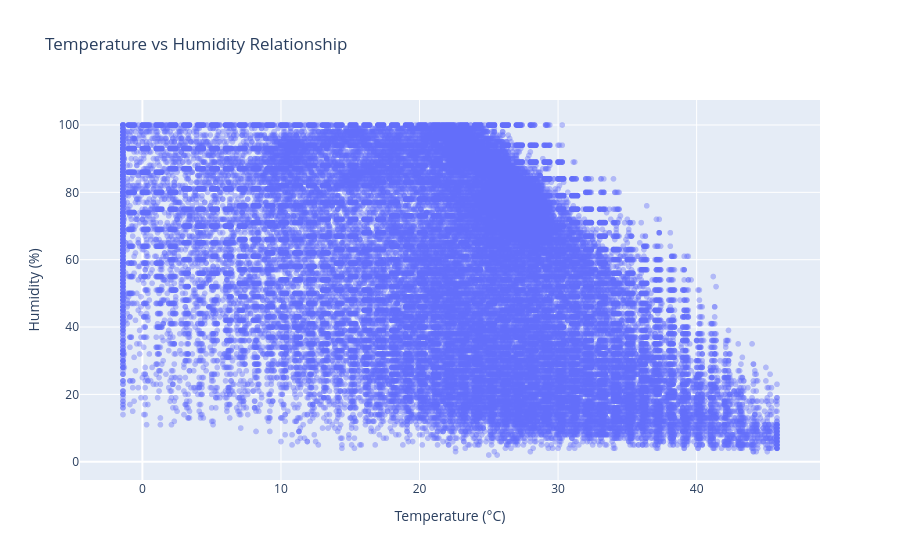

Notebook code cell kept with this figure:
### Code cell
fig = px.scatter(
    df,
    x='temperature_celsius',
    y='humidity',
    opacity=0.4,
    title='Temperature vs Humidity Relationship',
    labels={
        'temperature_celsius':'Temperature (°C)',
        'humidity':'Humidity (%)'
    }
)

fig.show()

### Figure 1 — Plotly figure (JSON) as saved in the notebook; plotly's stock layout.template omitted (floating-point values rounded to 4 significant figures; data arrays with more than 128 entries replaced by an {"elided": "..."} marker saying what was removed)
{"data": [{"hovertemplate": "Temperature (°C)=%{x}<br>Humidity (%)=%{y}<extra></extra>", "legendgroup": "", "marker": {"color": "#636efa", "opacity": 0.4, "symbol": "circle"}, "mode": "markers", "name": "", "showlegend": false, "type": "scattergl", "x": {"elided": "122966 float values"}, "xaxis": "x", "y": {"elided": "122966 int values"}, "yaxis": "y"}], "layout": {"legend": {"tracegroupgap": 0}, "title": {"text": "Temperature vs Humidity Relationship"}, "xaxis": {"anchor": "y", "domain": [0, 1], "title": {"text": "Temperature (°C)"}}, "yaxis": {"anchor": "x", "domain": [0, 1], "title": {"text": "Humidity (%)"}}}}
